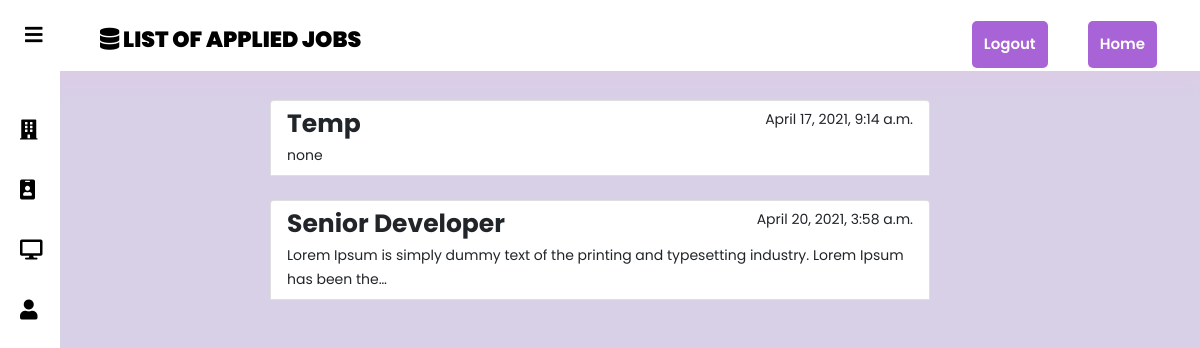
/student/appliedjobs/ (signed in), run on the app's committed database.
### company/models.py (models this page shows, shortened)
class Applicants(models.Model):
    job=models.ForeignKey(Job,null=True,on_delete=models.CASCADE)
    applicant=models.ForeignKey(get_user_model(),null=True,on_delete=models.CASCADE)
    date_of_application=models.DateField(default=timezone.now)

class Job(models.Model):
    user=models.ForeignKey(get_user_model(),null=True,on_delete=models.CASCADE)
    position=models.CharField(max_length=200)
    expected=models.TextField()
    salary=models.DecimalField(max_digits=10,decimal_places=2)
    vacancy=models.IntegerField()
    desc=models.TextField()
    job_time=models.DecimalField(max_digits=4,decimal_places=2)
    job_responsibilty=models.TextField()
    date_posted=models.DateTimeField(default=timezone.now)
    hide_key=models.BooleanField(default=False)

### student/views.py (the view)
# urls.py: path('appliedjobs/',AppliedStudentList,name="applied-job-list"),
def AppliedStudentList(request):
    applied=Applicants.objects.filter(applicant=request.user)
    context={
        'applied':applied,
    }
    return render(request,'student/applied_list.html',context)

### student/templates/student/applied_list.html (shortened to what this page needs)
{% extends 'student/basic.html'%}
{%block name%}
list of Applied Jobs
{%endblock%}
{%block display%}
    {%if request.user.is_authenticated and request.user.user_type == "student"  %}
    <div class="sidebar" style="z-index:1">
        <a href="{% url 'job-list-view' %}"><i class="fa fa-building" aria-hidden="true"></i><span>Jobs</span></a>
        <a href="{% url 'edit-resume' request.user.studentresume.id%}"><i class="fa fa-id-badge" aria-hidden="true"></i><span>Resume</span></a>
        <a id="active-link" href="#"><i class="fas fa-desktop"></i><span>Forum</span></a>
        <a href="{% url 'student-profile' request.user.id %}"><i class="fa fa-user" aria-hidden="true"></i><span>Profile</span></a>
        </div>
        <div style="padding: 100px 270px;">
            {% for apply in applied %}
            <div class="list-group">
                <a href="{% url 'job-detail-view' apply.job.id %}" class="list-group-item list-group-item-action " aria-current="true">
                  <div class="d-flex w-100 justify-content-between">
                    <h5 class="mb-1" style="text-transform: capitalize;font-size:25px"><b>{{apply.job.position}}</b></h5>
                    <small>{{apply.job.date_posted}}</small>
                  </div>
                  <small>{{apply.job.desc|safe|truncatechars:100}}</small>
                </a>
                <br>
             {%endfor%}
        </div>
    {%else%}
    <div style="padding: 100px; font-size:larger;" >
        <h2>This Page Isnt Available</h2>
        <p>The requested URL was not found on the server. If you entered the URL manually please check your spelling and try again.</p>
    </div>
    {%endif%}
{%endblock%}

### static/student/css/student.css (style rules this page uses)
body { margin: 0; padding: 0; font-family: 'Poppins', sans-serif; background: #d7d0e6; }
.sidebar { background: #fff; margin-top: 70px; padding-top: 30px; position: fixed; left: 0; width: 250px; height: 100%; transition: 0.5s; transition-property: left; }
.sidebar a { color: #000; display: block; width: 100%; line-height: 60px; text-decoration: none; padding-left: 40px; box-sizing: border-box; transition: 0.5s; transition-property: background; }
.sidebar i { padding-right: 10px; }
#check:checked ~ .sidebar { left: -190px; }
#check:checked ~ .sidebar a { font-size: 20px; margin-left: 170px; width: 80px; }

### data on the page
Applicants: job.position "Temp", job.date_posted "April 17, 2021, 9:14 a.m.", job.desc "none"
Applicants: job.position "Senior Developer", job.date_posted "April 20, 2021, 3:58 a.m.", job.desc "Lorem Ipsum is simply dummy text of the printing and typesetting industry. Lorem Ipsum has been the…"
